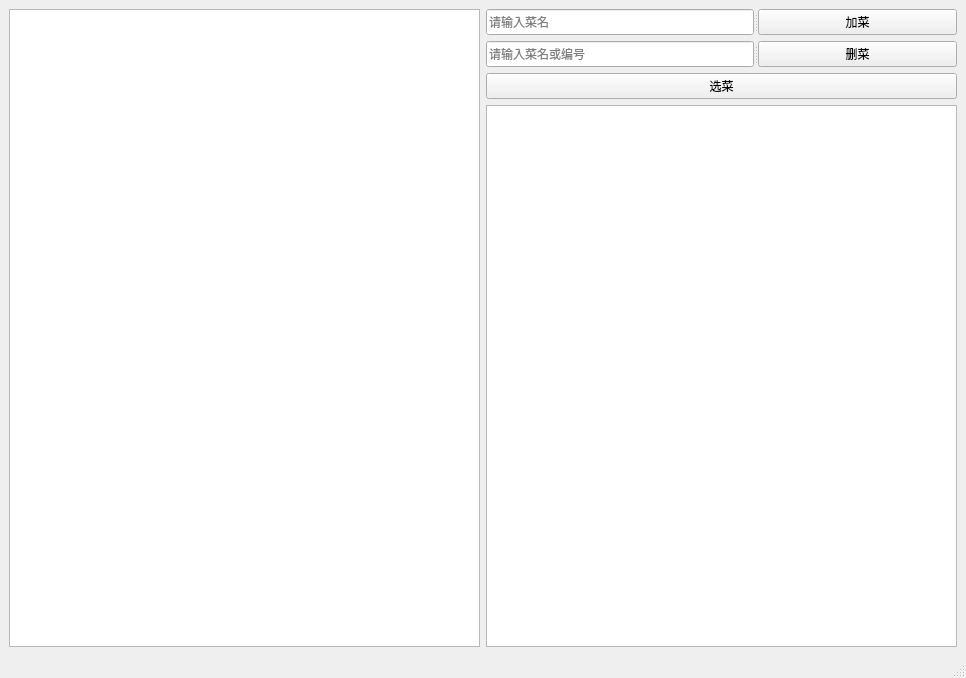
<?xml version="1.0" encoding="UTF-8"?>
<ui version="4.0">
 <class>MainWindow</class>
 <widget class="QMainWindow" name="MainWindow">
  <property name="geometry">
   <rect>
    <x>0</x>
    <y>0</y>
    <width>966</width>
    <height>678</height>
   </rect>
  </property>
  <property name="mouseTracking">
   <bool>false</bool>
  </property>
  <property name="windowTitle">
   <string>What2Eat</string>
  </property>
  <widget class="QWidget" name="centralwidget">
   <layout class="QGridLayout" name="gridLayout">
    <item row="0" column="0">
     <layout class="QHBoxLayout" name="horizontalLayout">
      <item>
       <widget class="QListView" name="listView">
        <property name="baseSize">
         <size>
          <width>12</width>
          <height>12</height>
         </size>
        </property>
       </widget>
      </item>
      <item>
       <layout class="QVBoxLayout" name="verticalLayout_2">
        <item>
         <layout class="QVBoxLayout" name="verticalLayout">
          <item>
           <widget class="QSplitter" name="splitter">
            <property name="orientation">
             <enum>Qt::Horizontal</enum>
            </property>
            <widget class="QLineEdit" name="lineEdit">
             <property name="autoFillBackground">
              <bool>true</bool>
             </property>
             <property name="inputMask">
              <string/>
             </property>
             <property name="text">
              <string/>
             </property>
             <property name="placeholderText">
              <string>请输入菜名</string>
             </property>
            </widget>
            <widget class="QPushButton" name="pushButton">
             <property name="text">
              <string>加菜</string>
             </property>
            </widget>
           </widget>
          </item>
          <item>
           <widget class="QSplitter" name="splitter_2">
            <property name="orientation">
             <enum>Qt::Horizontal</enum>
            </property>
            <widget class="QLineEdit" name="lineEdit_2">
             <property name="inputMask">
              <string/>
             </property>
             <property name="placeholderText">
              <string>请输入菜名或编号</string>
             </property>
            </widget>
            <widget class="QPushButton" name="pushButton_2">
             <property name="text">
              <string>删菜</string>
             </property>
            </widget>
           </widget>
          </item>
          <item>
           <widget class="QPushButton" name="pushButton_3">
            <property name="text">
             <string>选菜</string>
            </property>
           </widget>
          </item>
         </layout>
        </item>
        <item>
         <widget class="QTextBrowser" name="textBrowser"/>
        </item>
       </layout>
      </item>
     </layout>
    </item>
   </layout>
  </widget>
  <widget class="QMenuBar" name="menubar">
   <property name="geometry">
    <rect>
     <x>0</x>
     <y>0</y>
     <width>966</width>
     <height>26</height>
    </rect>
   </property>
  </widget>
  <widget class="QStatusBar" name="statusbar"/>
  <action name="actionHello">
   <property name="text">
    <string>Hello</string>
   </property>
  </action>
  <action name="actionHello_2">
   <property name="text">
    <string>Hello</string>
   </property>
  </action>
 </widget>
 <resources/>
 <connections/>
</ui>
